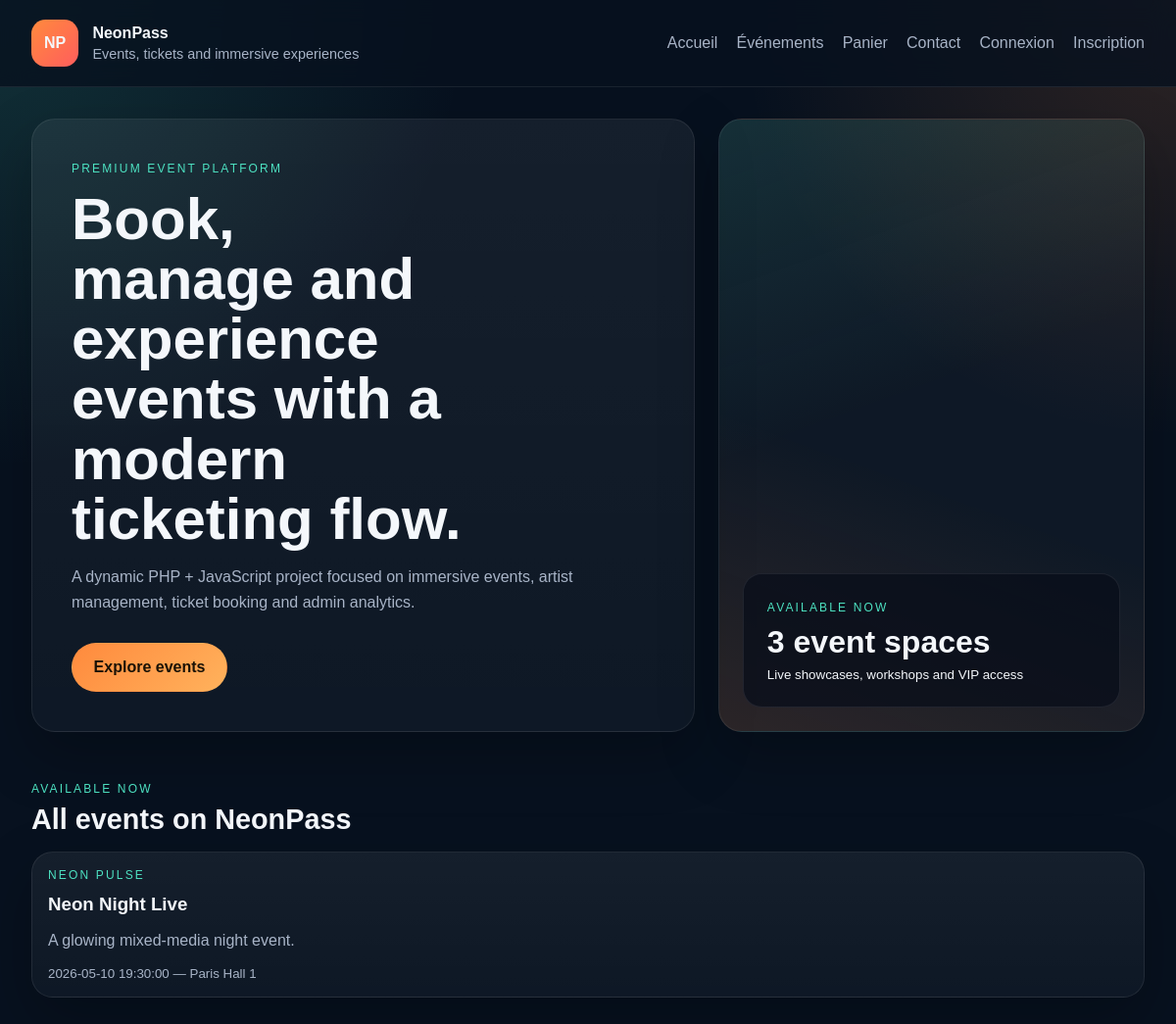
Before: / with the older database file.
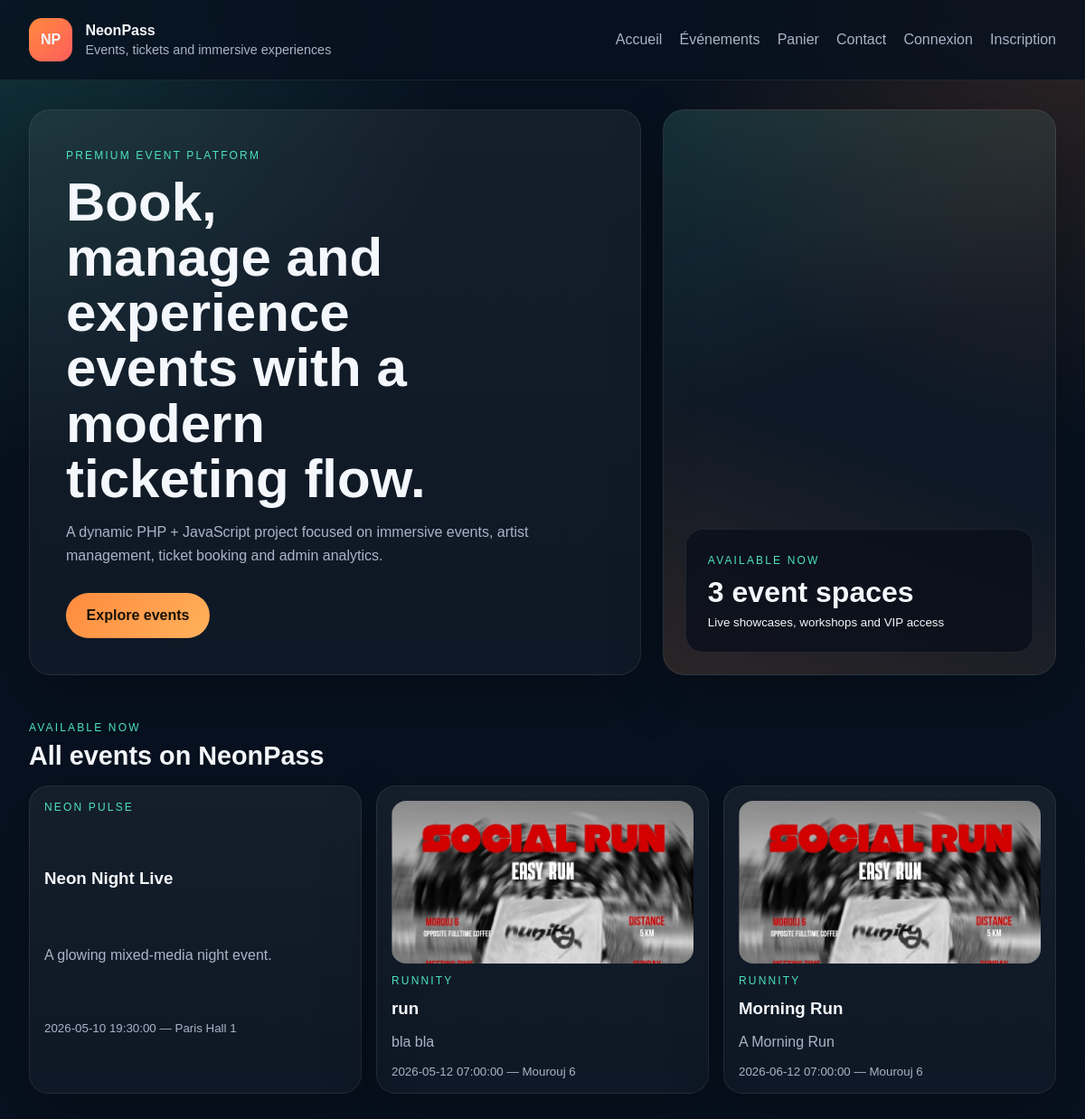
After: the same page with the newer database file.
### tables this page shows
CREATE TABLE events (
    id INTEGER PRIMARY KEY AUTOINCREMENT,
    artist_id INTEGER DEFAULT NULL,
    user_artist_id INTEGER DEFAULT NULL,
    title TEXT NOT NULL,
    slug TEXT NOT NULL UNIQUE,
    description TEXT NOT NULL,
    event_date TEXT NOT NULL,
    location TEXT NOT NULL,
    image_path TEXT DEFAULT NULL,
    status TEXT NOT NULL DEFAULT 'draft',
    approval_status TEXT NOT NULL DEFAULT 'pending',
    created_at TEXT DEFAULT CURRENT_TIMESTAMP,
    FOREIGN KEY (artist_id) REFERENCES artists(id) ON DELETE CASCADE,
    FOREIGN KEY (user_artist_id) REFERENCES users(id) ON DELETE CASCADE
);

### config/bootstrap.php (called while the page is built, shortened)
<?php
spl_autoload_register(static function (string $class): void {
    $prefix = 'App\\';
    $relativeClass = substr($class, strlen($prefix));
    $candidates = [
        APP_PATH . '/' . str_replace('\\', '/', $relativeClass) . '.php',
        CONFIG_PATH . '/' . str_replace('Config\\', '', $relativeClass) . '.php',
    ];
    foreach ($candidates as $file) {
        if (is_file($file)) {
            return;
        }
    }
});
function view(string $template, array $data = []): void
{
    require VIEW_PATH . '/layouts/main.php';
}
function e(?string $value): string
{
    return htmlspecialchars($value ?? '', ENT_QUOTES, 'UTF-8');
}

### app/core/Controller.php (called while the page is built, shortened)
<?php
abstract class Controller
{
    protected function render(string $template, array $data = []): void
    {
        view($template, $data);
    }
}

### app/controllers/HomeController.php (called while the page is built, shortened)
<?php
final class HomeController extends Controller
{
    public function index(): void
    {
        $events = (new Event())->allPublished();
        $this->render('home/index', [
            'events' => $events,
        ]);
    }
}

### config/Database.php (called while the page is built, shortened)
<?php
final class Database
{
    private static ?PDO $instance = null;
    public static function connection(): PDO
    {
        $driver = strtolower((string) ($_ENV['DB_DRIVER'] ?? 'sqlite'));
        $sqliteFile = dirname(__DIR__) . '/data/phpjs.sqlite';
        $sqliteDir = dirname($sqliteFile);
        $dsn = 'sqlite:' . $sqliteFile;
        try {
            self::$instance = new PDO($dsn, null, null, [
                PDO::ATTR_ERRMODE => PDO::ERRMODE_EXCEPTION,
                PDO::ATTR_DEFAULT_FETCH_MODE => PDO::FETCH_ASSOC,
            ]);
            self::$instance->exec('PRAGMA foreign_keys = ON');
            $row = self::$instance->query('SELECT COUNT(*) AS count FROM users')->fetch();
        } catch (PDOException $exception) {
            throw new RuntimeException('SQLite connection failed: ' . $exception->getMessage(), 0, $exception);
        }
        return self::$instance;
    }
}

### app/models/BaseModel.php (called while the page is built, shortened)
<?php
abstract class BaseModel
{
    protected PDO $db;
    public function __construct()
    {
        $this->db = Database::connection();
    }
    protected function fetchAll(string $sql, array $params = []): array
    {
        $statement = $this->db->prepare($sql);
        $statement->execute($params);
        return $statement->fetchAll();
    }
}

### app/models/Event.php (called while the page is built, shortened)
<?php
final class Event extends BaseModel
{
    public function allPublished(): array
    {
        return $this->fetchAll(
            'SELECT events.*, COALESCE(artists.name, users.full_name, "Artist") AS artist_name
             FROM events
             LEFT JOIN artists ON artists.id = events.artist_id
             LEFT JOIN users ON users.id = events.user_artist_id
             WHERE events.status = :status AND events.approval_status = :approval
             ORDER BY events.event_date ASC',
            [':status' => 'published', ':approval' => 'approved']
        );
    }
}

### app/views/home/index.php (the view, shortened to what this page needs)
<section class="hero">
    <div class="hero-copy">
        <span class="eyebrow">Premium event platform</span>
        <h1>Book, manage and experience events with a modern ticketing flow.</h1>
        <p>
            A dynamic PHP + JavaScript project focused on immersive events, artist management,
            ticket booking and admin analytics.
        </p>
        <div class="hero-actions">
            <a class="button button-primary" href="/events">Explore events</a>
        </div>
    </div>
    <div class="hero-panel">
        <div class="stats-card">
            <span>Available now</span>
            <strong>3 event spaces</strong>
            <small>Live showcases, workshops and VIP access</small>
        </div>
    </div>
</section>
<section class="featured" id="featured">
    <div class="section-heading">
        <span>Available now</span>
        <h2>All events on NeonPass</h2>
    </div>
    <div class="cards">
        <?php if (empty($events)): ?>
            <div class="auth-card"><p>No events available yet.</p></div>
        <?php else: ?>
            <?php foreach ($events as $event): ?>
                <a class="card event-card-link" href="/events/<?= (int)$event['id'] ?>">
                    <?php if (!empty($event['image_path'])): ?>
                        <img src="<?= e($event['image_path']) ?>" alt="<?= e($event['title']) ?>" class="event-card-image">
                    <?php endif; ?>
                    <span class="eyebrow"><?= e($event['artist_name'] ?? 'Event') ?></span>
                    <h3><?= e($event['title']) ?></h3>
                    <p><?= e($event['description']) ?></p>
                    <small><?= e($event['event_date']) ?> — <?= e($event['location']) ?></small>
                </a>
            <?php endforeach; ?>
        <?php endif; ?>
    </div>
</section>

Changed rows visible on the page:
added events: image_path (picture), artist_name "RUNNITY", title "run", description "bla bla", event_date "2026-05-12 07:00:00", location "Mourouj 6"
added events: image_path (picture), artist_name "RUNNITY", title "Morning Run", description "A Morning Run", event_date "2026-06-12 07:00:00", location "Mourouj 6"
